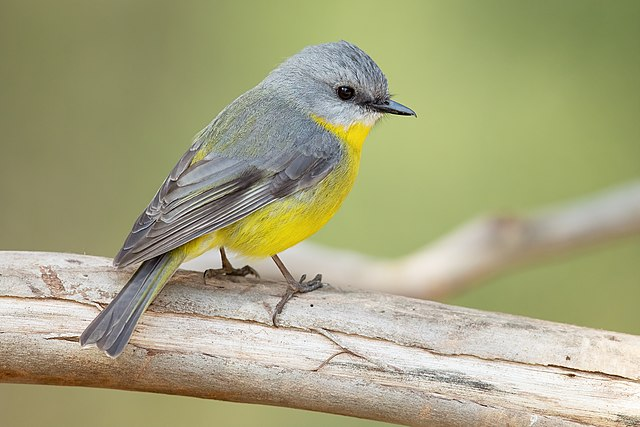
#> input picture ComputerVision/bird.jpeg, 640 x 427 px
$ jupyter execute KernelOperations.ipynb
#> lines starting #> are read from the running program, lines starting #| are printed output that depends on the picture
[cell 1]
import numpy as np
import cv2

### Blur Operation

[cell 2]
original_image = cv2.imread('bird.jpeg', cv2.IMREAD_COLOR)
#> original_image is the input picture: shape (427, 640, 3); mean B, G, R 127.2, 164.6, 165.6

[cell 3]
blur_kernel = np.ones((5, 5)) / 25
blur_image = cv2.filter2D(original_image, -1, blur_kernel)
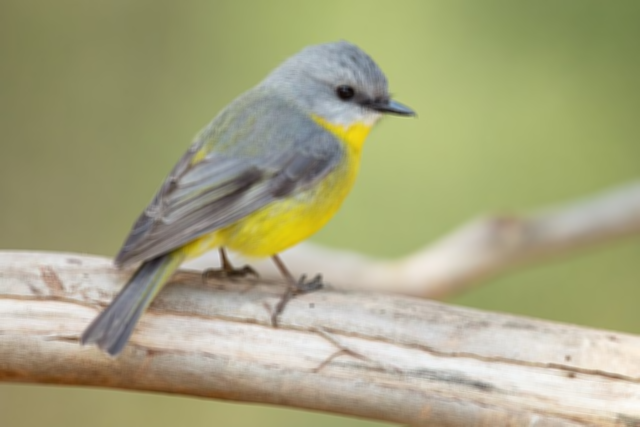
#> blur_image: shape (427, 640, 3); mean B, G, R 127.2, 164.6, 165.6

[cell 4]
cv2.imshow("Original Image", original_image)
cv2.imshow('Blur Image', blur_image)
cv2.waitKey(0)
cv2.destroyAllWindows()

### Edge Detection

[cell 5]
gray_image = cv2.cvtColor(original_image, cv2.COLOR_BGR2GRAY)
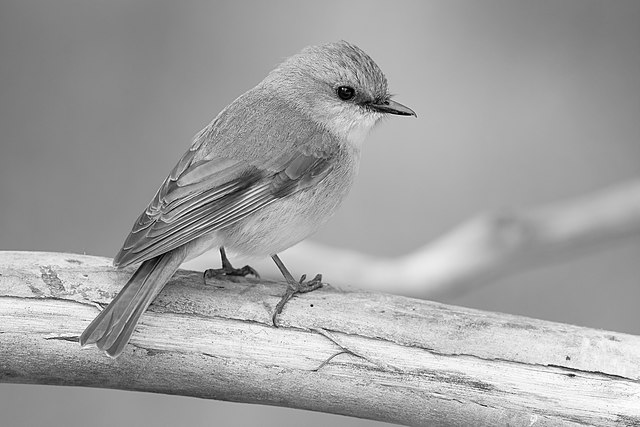
#> gray_image: shape (427, 640); min 0, max 255, mean 160.6

[cell 6]
edge_kernel = np.array([[0, 1, 0], [1, -4, 1], [0, 1, 0]])

[cell 7]
edge = cv2.filter2D(gray_image, -1, edge_kernel)
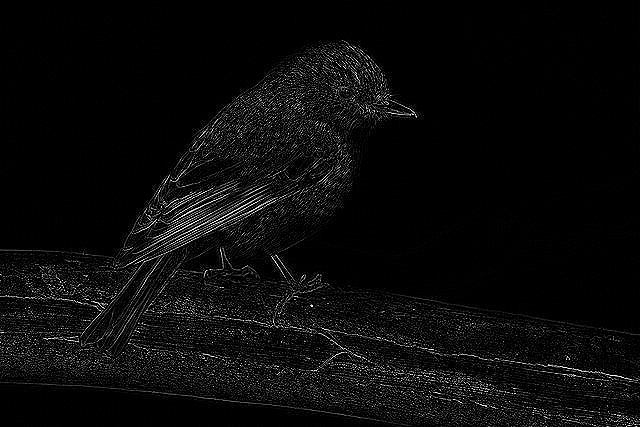
#> edge: shape (427, 640); min 0, max 255, mean 11

[cell 8]
cv2.imshow('Original Image', original_image)
cv2.imshow('Edge Image', edge)
cv2.waitKey(0)
cv2.destroyAllWindows()

### Sharpen

[cell 9]
sharpen_kernel = np.array([[0, -1, 0], [-1, 9, -1], [0, -1, 0]])

[cell 10]
sharpen_image = cv2.filter2D(original_image, -1, sharpen_kernel)
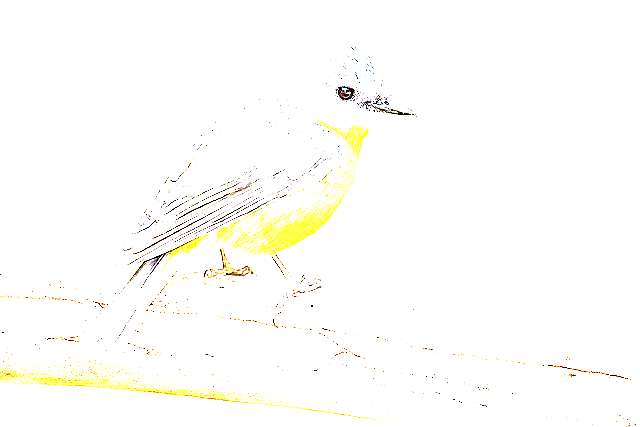
#> sharpen_image: shape (427, 640, 3); mean B, G, R 249.8, 253.4, 253.8

$ run again, with ComputerVision/boats.jpeg copied over ComputerVision/bird.jpeg
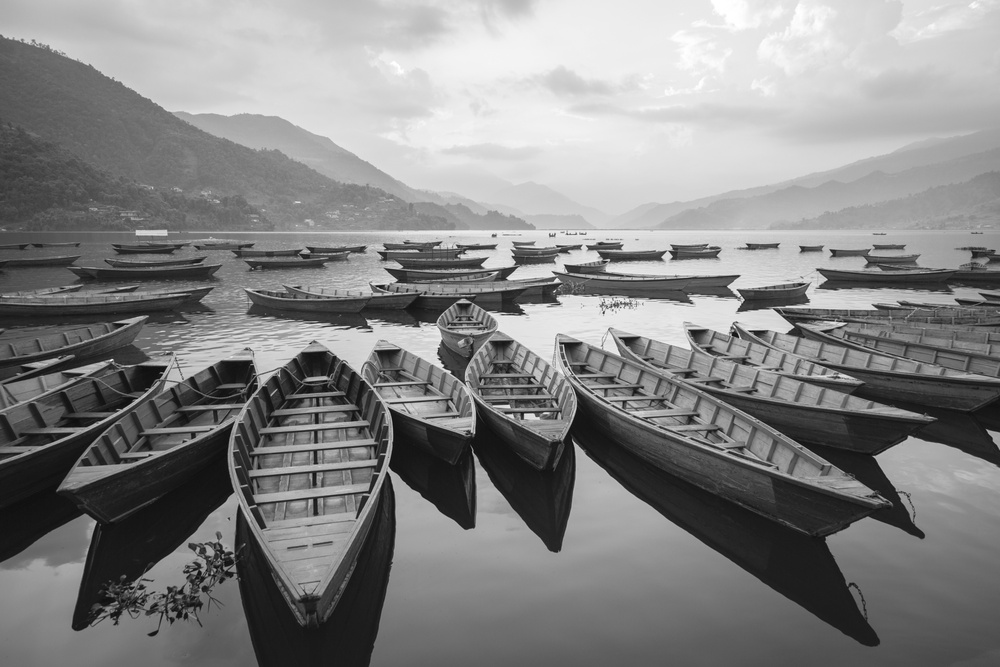
#> input picture ComputerVision/boats.jpeg, 1000 x 667 px, shrunk from 2122 x 1415 before the run
#> original_image is the input picture: shape (667, 1000, 3); min 7, max 255, mean 132.5
#> `edge = cv2.filter2D(gray_image, -1, edge_kernel)`:
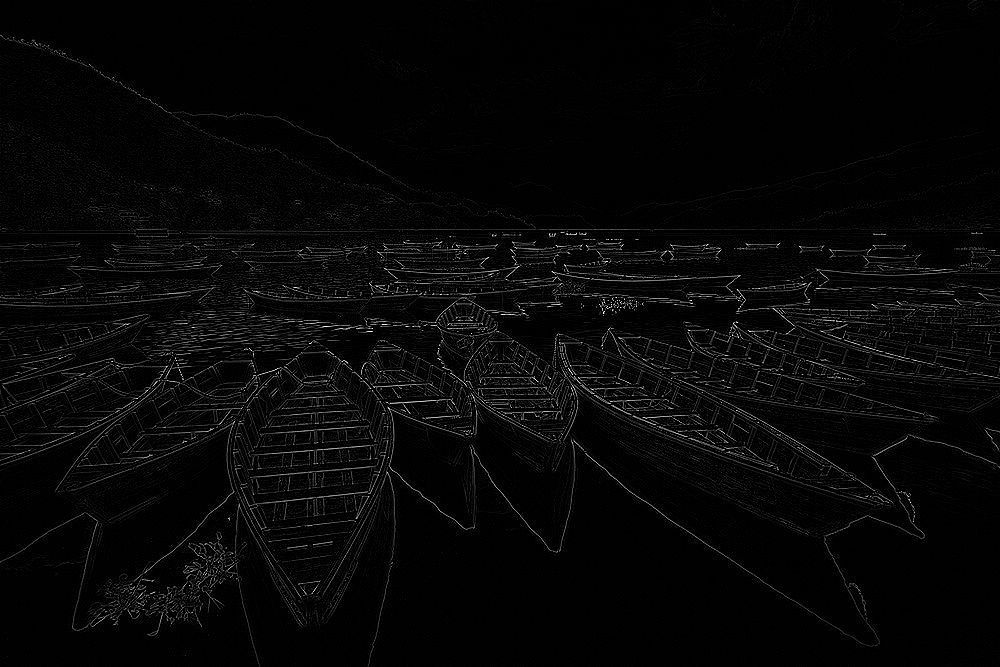
#> edge: shape (667, 1000); min 0, max 255, mean 6.9
#> `sharpen_image = cv2.filter2D(original_image, -1, sharpen_kernel)`:
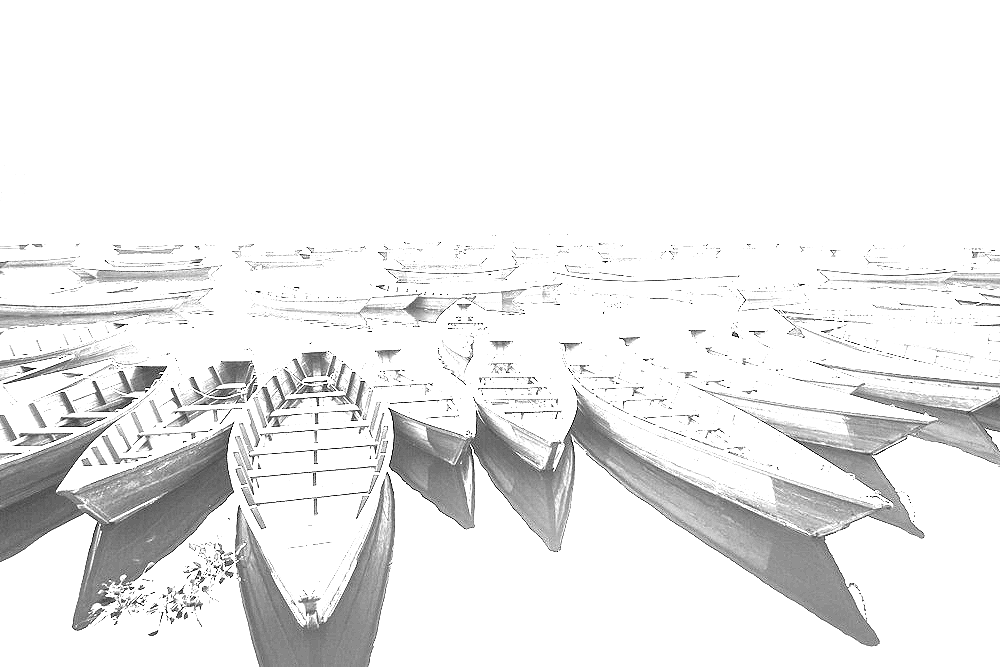
#> sharpen_image: shape (667, 1000, 3); min 0, max 255, mean 236.6
